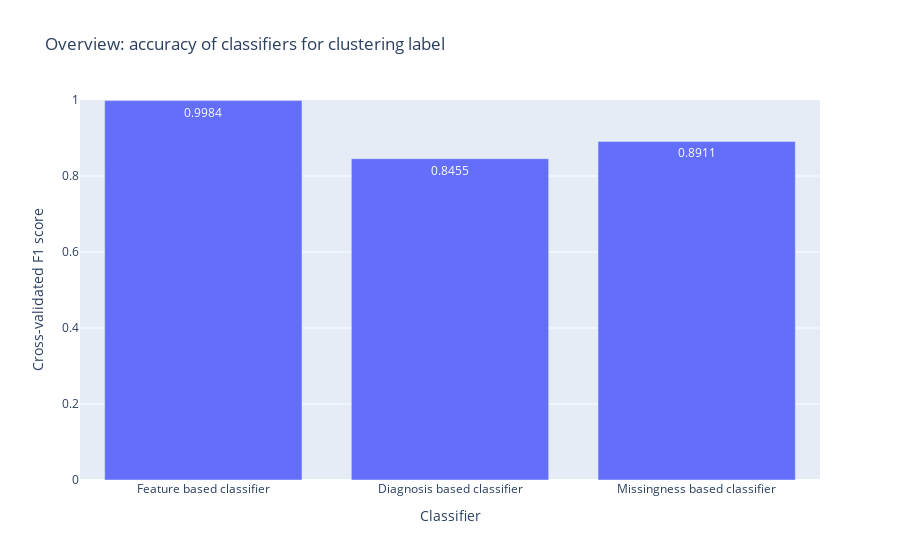

The notebook cell this image was saved under:
### Markdown cell above
### Summary classifiers

### Code cell
summary_classifiers = pd.DataFrame(accuracy_scores)
summary_classifiers["accuracy"] = np.round(summary_classifiers["accuracy"], 4)
fig_summary_classifiers_accuracy = px.bar(summary_classifiers, 
    x="classifier", 
    y="accuracy", 
    text="accuracy",
    title="Overview: accuracy of classifiers for clustering label",
    labels={"accuracy": "Cross-validated F1 score", "classifier" : "Classifier"}
)
fig_summary_classifiers_accuracy.update_layout(yaxis_range=[0, 1])
fig_summary_classifiers_accuracy.write_image("plots/syndromic_surveillance/clustering_evaluation/summary_classifiers_accuracy.png")
fig_summary_classifiers_accuracy.show()

### Figure 1 — Plotly figure (JSON) as saved in the notebook; plotly's stock layout.template omitted (floating-point values rounded to 4 significant figures)
{"data": [{"alignmentgroup": "True", "hovertemplate": "Classifier=%{x}<br>Cross-validated F1 score=%{text}<extra></extra>", "legendgroup": "", "marker": {"color": "#636efa", "pattern": {"shape": ""}}, "name": "", "offsetgroup": "", "orientation": "v", "showlegend": false, "text": [0.9984, 0.8455, 0.8911], "textposition": "auto", "type": "bar", "x": ["Feature based classifier", "Diagnosis based classifier", "Missingness based classifier"], "xaxis": "x", "y": [0.9984, 0.8455, 0.8911], "yaxis": "y"}], "layout": {"barmode": "relative", "legend": {"tracegroupgap": 0}, "title": {"text": "Overview: accuracy of classifiers for clustering label"}, "xaxis": {"anchor": "y", "domain": [0, 1], "title": {"text": "Classifier"}}, "yaxis": {"anchor": "x", "domain": [0, 1], "range": [0, 1], "title": {"text": "Cross-validated F1 score"}}}}
